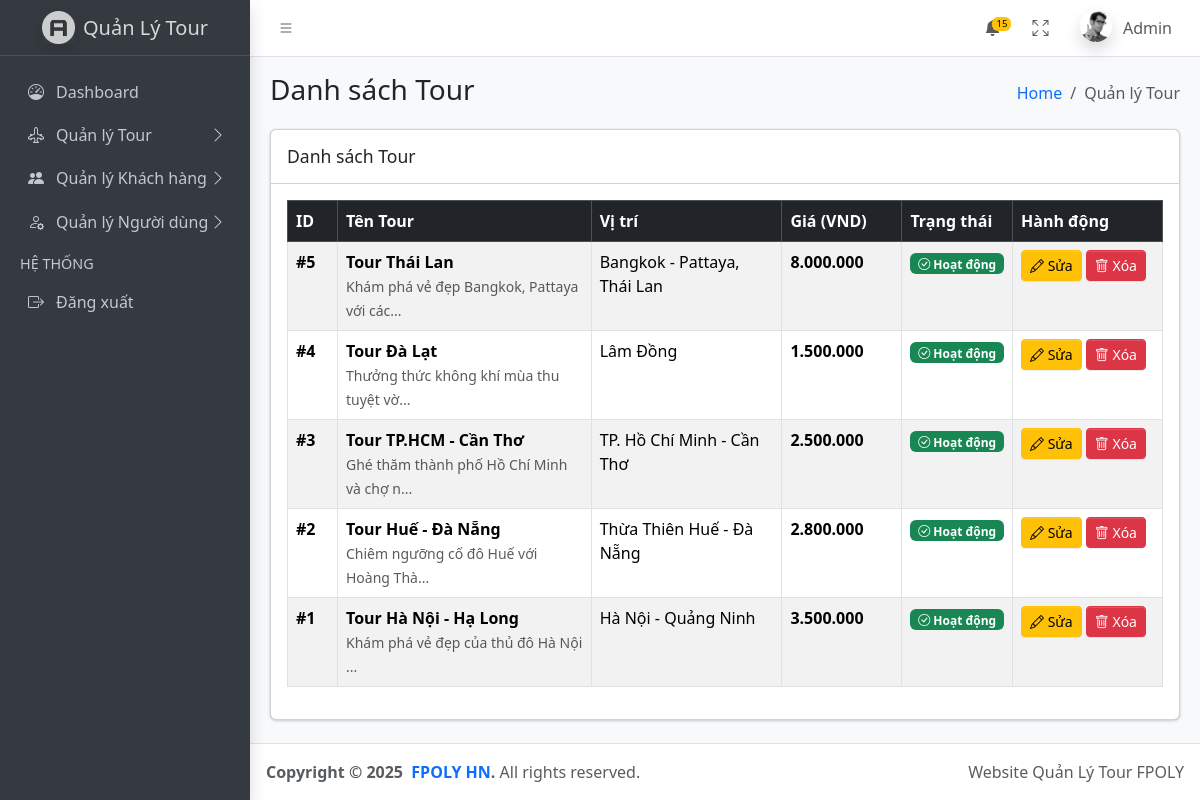
/tour/index (signed in), run on the app's committed database.
### tables this page shows
CREATE TABLE IF NOT EXISTS `tours` (
  `id` int(11) NOT NULL AUTO_INCREMENT PRIMARY KEY,
  `name` varchar(255) NOT NULL,
  `description` longtext NOT NULL,
  `price` decimal(10, 0) NOT NULL,
  `location` varchar(255) NOT NULL,
  `status` tinyint(4) DEFAULT 1,
  `created_at` timestamp DEFAULT CURRENT_TIMESTAMP,
  `updated_at` timestamp DEFAULT CURRENT_TIMESTAMP ON UPDATE CURRENT_TIMESTAMP
);

### src/helpers/helpers.php (called while the page is built, shortened)
<?php
function view_path(string $view): string
{
    $normalized = str_replace('.', DIRECTORY_SEPARATOR, $view);
    return BASE_PATH . DIRECTORY_SEPARATOR . 'views' . DIRECTORY_SEPARATOR . $normalized . '.php';
}
function block_path(string $block): string
{
    return BASE_PATH . DIRECTORY_SEPARATOR . 'views' . DIRECTORY_SEPARATOR . 'layouts' . DIRECTORY_SEPARATOR . 'blocks' . DIRECTORY_SEPARATOR . $block . '.php';
}
function view(string $view, array $data = []): void
{
    $file = view_path($view);
    extract($data, EXTR_OVERWRITE);
    include $file;
}
function block(string $block, array $data = []): void
{
    $file = block_path($block);
    extract($data, EXTR_OVERWRITE);
    include $file;
}
function asset(string $path): string
{
    $trimmed = ltrim($path, '/');
    return rtrim(BASE_URL, '/') . '/public/' . $trimmed;
}
function isLoggedIn()
{
    return isset($_SESSION['user_id']) && !empty($_SESSION['user_id']);
}
function getCurrentUser()
{
    return new User([
        'id' => $_SESSION['user_id'],
        'name' => $_SESSION['user_name'],
        'email' => $_SESSION['user_email'],
        'role' => $_SESSION['user_role'],
    ]);
}
function isAdmin()
{
    $user = getCurrentUser();
    return $user && $user->isAdmin();
}

### src/controllers/TourController.php (called while the page is built, shortened)
<?php
class TourController
{
    private $tourModel;
    public function __construct()
    {
        $this->tourModel = new Tour();
    }
    public function index()
    {
        $tours = $this->tourModel->all();
        view('admin/tours/index', [
            'title' => 'Danh sách Tour - Website Quản Lý Tour',
            'tours' => $tours,
        ]);
    }
}

### index.php (called while the page is built, shortened)
<?php
require_once __DIR__ . '/src/helpers/helpers.php';
require_once __DIR__ . '/src/helpers/database.php';
require_once __DIR__ . '/src/models/User.php';
require_once __DIR__ . '/src/models/Tour.php';
require_once __DIR__ . '/src/controllers/TourController.php';
$homeController = new HomeController();
$authController = new AuthController();
$tourController = new TourController();
$act = $_GET['act'] ?? '/';
match ($act) {
    '/', 'welcome' => $homeController->welcome(),
    'home' => $homeController->home(),
    'login' => $authController->login(),
    'check-login' => $authController->checkLogin(),
    'logout' => $authController->logout(),
    'tour/index' => $tourController->index(),
    'tour/create' => $tourController->create(),
    'tour/store' => $tourController->store(),
    'tour/edit' => $tourController->edit(),
    'tour/update' => $tourController->update(),
    'tour/delete' => $tourController->delete(),
    default => $homeController->notFound(),
};

### src/helpers/database.php (called while the page is built, shortened)
<?php
function getDB()
{
    static $dbConfig = null;
    if ($dbConfig === null) {
        $config = require BASE_PATH . '/config/config.php';
        $dbConfig = $config['db'];
    }
    try {
        $dsn = sprintf(
            'mysql:host=%s;dbname=%s;charset=%s',
            $dbConfig['host'],
            $dbConfig['name'],
            $dbConfig['charset']
        );
        $pdo = new PDO($dsn, $dbConfig['user'], $dbConfig['pass'], [
            PDO::ATTR_ERRMODE => PDO::ERRMODE_EXCEPTION,
            PDO::ATTR_DEFAULT_FETCH_MODE => PDO::FETCH_ASSOC,
            PDO::ATTR_EMULATE_PREPARES => false,
        ]);
        return $pdo;
    } catch (PDOException $e) {
        error_log('Database connection failed: ' . $e->getMessage());
        return null;
    }
}

### src/models/Tour.php (called while the page is built, shortened)
<?php
class Tour
{
    private $conn;
    public function __construct($data = [])
    {
        $this->conn = getDB();
    }
    public function all()
    {
        $stmt = $this->conn->prepare("SELECT * FROM tours ORDER BY id DESC");
        $stmt->execute();
        return $stmt->fetchAll(PDO::FETCH_ASSOC);
    }
}

### src/models/User.php (called while the page is built, shortened)
<?php
class User
{
    public $role;
    public function __construct($data = [])
    {
        if (is_array($data)) {
            $this->name = $data['name'] ?? '';
            $this->role = $data['role'] ?? 'huong_dan_vien';
        } else {
            $this->name = $data;
        }
    }
    public function isAdmin()
    {
        return $this->role === 'admin';
    }
}

### views/admin/tours/index.php (the view, shortened to what this page needs)
<?php
$pageTitle = 'Danh sách Tour';
$breadcrumb = [
    ['label' => 'Quản lý Tour', 'url' => BASE_URL . 'tour/index', 'active' => true],
];
?>
<div class="row">
    <div class="col-12">
        <div class="card">
            <div class="card-header">
                <h3 class="card-title">Danh sách Tour</h3>
            </div>
            <div class="card-body">
                <?php if (empty($tours)): ?>
                    <div class="alert alert-info">
                        <i class="bi bi-info-circle"></i> Chưa có tour nào. <a href="<?= BASE_URL ?>tour/create">Tạo tour mới</a>
                    </div>
                <?php else: ?>
                    <div class="table-responsive">
                        <table class="table table-striped table-hover table-bordered">
                            <thead class="table-dark">
                                <tr>
                                    <th style="width: 50px">ID</th>
                                    <th>Tên Tour</th>
                                    <th>Vị trí</th>
                                    <th style="width: 120px">Giá (VND)</th>
                                    <th style="width: 100px">Trạng thái</th>
                                    <th style="width: 150px">Hành động</th>
                                </tr>
                            </thead>
                            <tbody>
                                <?php foreach ($tours as $tour): ?>
                                    <tr>
                                        <td><strong>#<?= htmlspecialchars($tour['id'] ?? '') ?></strong></td>
                                        <td>
                                            <strong><?= htmlspecialchars($tour['name'] ?? 'N/A') ?></strong>
                                            <br>
                                            <small class="text-muted"><?= htmlspecialchars(substr($tour['description'] ?? '', 0, 50)) ?>...</small>
                                        </td>
                                        <td><?= htmlspecialchars($tour['location'] ?? 'N/A') ?></td>
                                        <td><strong><?= number_format($tour['price'] ?? 0, 0, ',', '.') ?></strong></td>
                                        <td>
                                            <?php if (($tour['status'] ?? 0) == 1): ?>
                                                <span class="badge bg-success"><i class="bi bi-check-circle"></i> Hoạt động</span>
                                            <?php else: ?>
                                                <span class="badge bg-danger"><i class="bi bi-x-circle"></i> Không hoạt động</span>
                                            <?php endif; ?>
                                        </td>
                                        <td>
                                            <a href="<?= BASE_URL ?>tour/edit?id=<?= htmlspecialchars($tour['id'] ?? '') ?>" class="btn btn-warning btn-sm" title="Sửa">
                                                <i class="bi bi-pencil"></i> Sửa
                                            </a>
                                            <a href="<?= BASE_URL ?>tour/delete?id=<?= htmlspecialchars($tour['id'] ?? '') ?>" class="btn btn-danger btn-sm" onclick="return confirm('Bạn chắc chắn muốn xóa tour này?')" title="Xóa">
                                                <i class="bi bi-trash"></i> Xóa
                                            </a>
                                        </td>
                                    </tr>
                                <?php endforeach; ?>
                            </tbody>
                        </table>
                    </div>
                <?php endif; ?>
            </div>
        </div>
    </div>
</div>
<?php
$content = ob_get_clean();
view('layouts/AdminLayout', [
    'title' => $pageTitle . ' - Website Quản Lý Tour',
    'pageTitle' => $pageTitle,
    'breadcrumb' => $breadcrumb,
    'content' => $content,
]);
?>

### views/layouts/AdminLayout.php (shortened to what this page needs)
<!doctype html>
<html lang="vi">
  <head>
    <link
      rel="stylesheet"
      href="https://cdn.jsdelivr.net/npm/@fontsource/source-sans-3@5.0.12/index.css"
    />
    <link
      rel="stylesheet"
      href="https://cdn.jsdelivr.net/npm/overlayscrollbars@2.10.1/styles/overlayscrollbars.min.css"
    />
    <link
      rel="stylesheet"
      href="https://cdn.jsdelivr.net/npm/bootstrap-icons@1.11.3/font/bootstrap-icons.min.css"
    />
    <link rel="stylesheet" href="<?= asset('dist/css/adminlte.css') ?>" />
  </head>
  <body class="layout-fixed sidebar-expand-lg bg-body-tertiary">
    <div class="app-wrapper">
      <?php block('header'); ?>
      <?php block('aside'); ?>
      <main class="app-main">
        <div class="app-content-header">
          <div class="container-fluid">
            <div class="row">
              <div class="col-sm-6"><h3 class="mb-0"><?= $pageTitle ?? 'Trang chủ' ?></h3></div>
              <div class="col-sm-6">
                <ol class="breadcrumb float-sm-end">
                  <li class="breadcrumb-item"><a href="<?= BASE_URL ?>home">Home</a></li>
                  <?php if (isset($breadcrumb)): ?>
                    <?php foreach ($breadcrumb as $item): ?>
                      <li class="breadcrumb-item <?= $item['active'] ?? false ? 'active' : '' ?>" <?= $item['active'] ?? false ? 'aria-current="page"' : '' ?>>
                        <?php if ($item['active'] ?? false): ?>
                          <?= $item['label'] ?>
                        <?php else: ?>
                          <a href="<?= $item['url'] ?>"><?= $item['label'] ?></a>
                        <?php endif; ?>
                      </li>
                    <?php endforeach; ?>
                  <?php endif; ?>
                </ol>
              </div>
            </div>
          </div>
        </div>
        <div class="app-content">
          <div class="container-fluid">
            <?php if (isset($content)): ?>
              <?= $content ?>
            <?php endif; ?>
          </div>
        </div>
      </main>
      <?php block('footer'); ?>
    </div>
  </body>
</html>

### views/layouts/blocks/header.php (shortened to what this page needs)
<nav class="app-header navbar navbar-expand bg-body">
  <div class="container-fluid">
    <ul class="navbar-nav">
      <li class="nav-item">
        <a class="nav-link" data-lte-toggle="sidebar" href="#" role="button">
          <i class="bi bi-list"></i>
        </a>
      </li>
    </ul>
    <ul class="navbar-nav ms-auto">
      <li class="nav-item dropdown">
        <a class="nav-link" data-bs-toggle="dropdown" href="#">
          <span class="navbar-badge badge text-bg-warning">15</span>
        </a>
      </li>
      <li class="nav-item">
        <a class="nav-link" href="#" data-lte-toggle="fullscreen">
          <i data-lte-icon="maximize" class="bi bi-arrows-fullscreen"></i>
        </a>
      </li>
      <?php if (isLoggedIn()): ?>
        <?php $currentUser = getCurrentUser(); ?>
        <li class="nav-item dropdown user-menu">
          <a href="#" class="nav-link dropdown-toggle" data-bs-toggle="dropdown">
            <img
              src="<?= asset('dist/assets/img/user2-160x160.jpg') ?>"
              class="user-image rounded-circle shadow"
              alt="User Image"
            />
            <span class="d-none d-md-inline"><?= $currentUser->name ?></span>
          </a>
        </li>
      <?php endif; ?>
    </ul>
  </div>
</nav>

### views/layouts/blocks/aside.php (shortened to what this page needs)
<aside class="app-sidebar bg-body-secondary shadow" data-bs-theme="dark">
  <div class="sidebar-brand">
    <a href="<?= BASE_URL . 'home' ?>" class="brand-link">
      <img
        src="<?= asset('dist/assets/img/AdminLTELogo.png') ?>"
        alt="AdminLTE Logo"
        class="brand-image opacity-75 shadow"
      />
      <span class="brand-text fw-light">Quản Lý Tour</span>
    </a>
  </div>
  <div class="sidebar-wrapper">
    <nav class="mt-2">
      <ul
        class="nav sidebar-menu flex-column"
        data-lte-toggle="treeview"
        role="menu"
        data-accordion="false"
      >
        <li class="nav-item">
          <a href="<?= BASE_URL . 'home' ?>" class="nav-link">
            <i class="nav-icon bi bi-speedometer"></i>
            <p>Dashboard</p>
          </a>
        </li>
        <li class="nav-item">
          <a href="#" class="nav-link">
            <i class="nav-icon bi bi-airplane-engines"></i>
            <p>
              Quản lý Tour
            </p>
          </a>
        </li>
        <li class="nav-item">
          <a href="#" class="nav-link">
            <i class="nav-icon bi bi-people-fill"></i>
            <p>
              Quản lý Khách hàng
            </p>
          </a>
        </li>
        <?php if (isAdmin()): ?>
          <li class="nav-item">
            <a href="#" class="nav-link">
              <i class="nav-icon bi bi-person-gear"></i>
              <p>
                Quản lý Người dùng
              </p>
            </a>
          </li>
        <?php endif; ?>
        <li class="nav-header">HỆ THỐNG</li>
        <li class="nav-item">
          <a href="<?= BASE_URL . 'logout' ?>" class="nav-link">
            <i class="nav-icon bi bi-box-arrow-right"></i>
            <p>Đăng xuất</p>
          </a>
        </li>
      </ul>
    </nav>
  </div>
</aside>

### views/layouts/blocks/footer.php
<footer class="app-footer">
  <div class="float-end d-none d-sm-inline">Website Quản Lý Tour FPOLY</div>
  <strong>
    Copyright &copy; <?= date('Y') ?>&nbsp;
    <a href="#" class="text-decoration-none">FPOLY HN</a>.
  </strong>
  All rights reserved.
</footer>

### data on the page
tours: id "5", name "Tour Thái Lan", description "Khám phá vẻ đẹp Bangkok, Pattaya với các", location "Bangkok - Pattaya, Thái Lan", price "8.000.000", status 1 (drawn)
tours: id "4", name "Tour Đà Lạt", description "Thưởng thức không khí mùa thu tuyệt vờ", location "Lâm Đồng", price "1.500.000", status 1 (drawn)
tours: id "3", name "Tour TP.HCM - Cần Thơ", description "Ghé thăm thành phố Hồ Chí Minh và chợ n", location "TP. Hồ Chí Minh - Cần Thơ", price "2.500.000", status 1 (drawn)
tours: id "2", name "Tour Huế - Đà Nẵng", description "Chiêm ngưỡng cố đô Huế với Hoàng Thà", location "Thừa Thiên Huế - Đà Nẵng", price "2.800.000", status 1 (drawn)
tours: id "1", name "Tour Hà Nội - Hạ Long", description "Khám phá vẻ đẹp của thủ đô Hà Nội", location "Hà Nội - Quảng Ninh", price "3.500.000", status 1 (drawn)

### other printed values
$currentUser->name "Admin"
$pageTitle "Danh sách Tour"
$item['label'] "Quản lý Tour"
